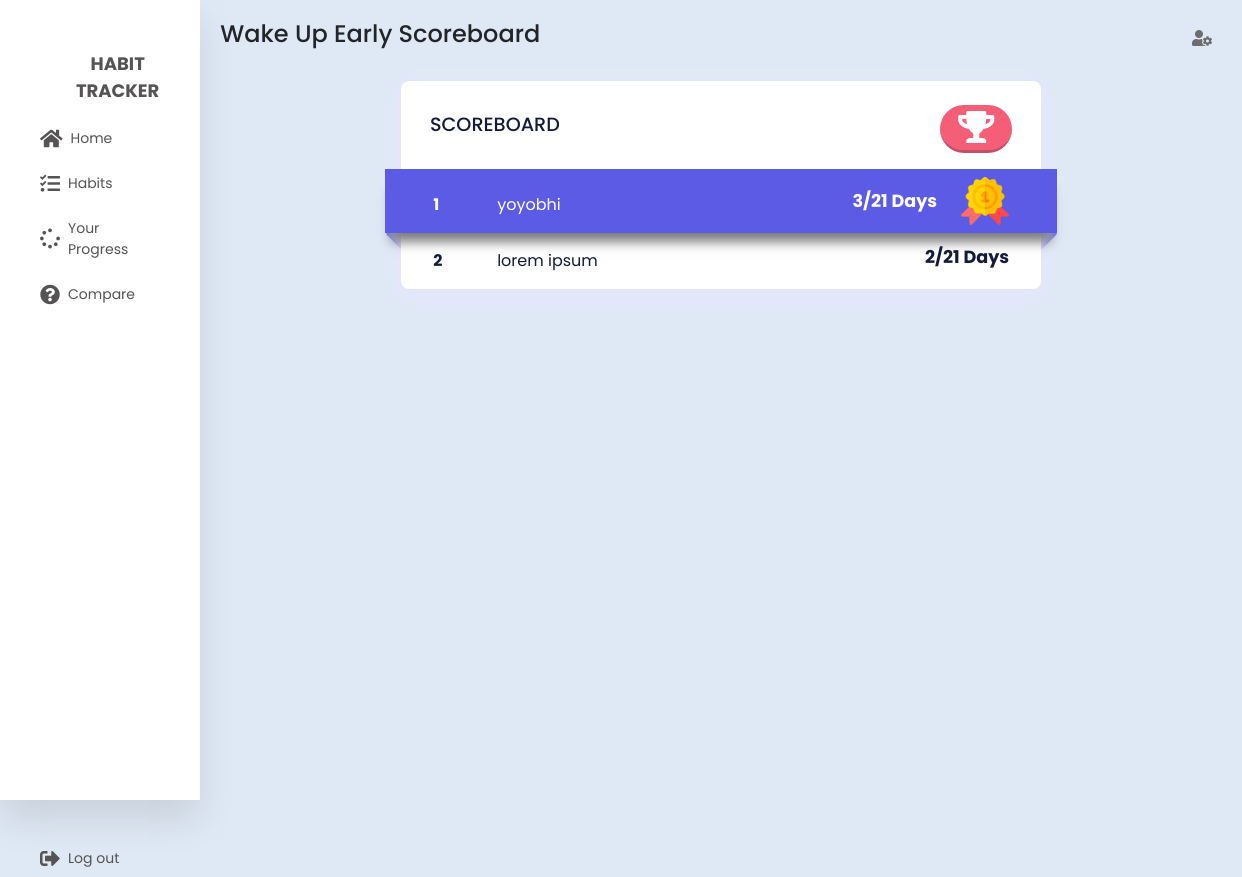
The page /compare/6 (signed in) on the database its author committed.
### tables this page shows
CREATE TABLE habits (
        id INTEGER PRIMARY KEY AUTOINCREMENT,
        title VARCHAR(250) NOT NULL,
        duration INTEGER NOT NULL,
        user_id INTEGER NOT NULL,
        created_at TIMESTAMP DEFAULT CURRENT_TIMESTAMP,
        updated_at TIMESTAMP,
        FOREIGN KEY (user_id) REFERENCES users(id)
    );

CREATE TABLE users (
    id INTEGER PRIMARY KEY AUTOINCREMENT,
    created TIMESTAMP NOT NULL DEFAULT CURRENT_TIMESTAMP,
    name VARCHAR(250) NOT NULL,
    email VARCHAR(250) NOT NULL,
    pass VARCHAR(250) NOT NULL
);

CREATE TABLE day_progress (
        id INTEGER PRIMARY KEY AUTOINCREMENT,
        completed_days INTEGER NOT NULL DEFAULT 0,
        user_id INTEGER NOT NULL,
        habit_id INTEGER NOT NULL,
        created_at TIMESTAMP DEFAULT CURRENT_TIMESTAMP,
        updated_at TIMESTAMP,
        FOREIGN KEY (user_id) REFERENCES users(id),
        FOREIGN KEY (habit_id) REFERENCES habits(id)
    );

### server.py (the view)
@app.route("/compare/<int:habit_id>")
def compare_de(habit_id):
	if not is_logged_in():
		return redirect(url_for("loginPage"))
	habit = get_habit_by_id(habit_id)
	users = get_day_progress_by_habit_id(habit_id)
	return render_template('compare_details.html', habit=habit, users=users);

### dbconnection.py (called while the page is built)
def get_db_connection():
    conn = sqlite3.connect('database.db')
    conn.row_factory = sqlite3.Row
    return conn

### server.py (called while the page is built)
def is_logged_in():
	if not session.get("user_id"):
		return False
	else:
		return True

### services/habits.py (called while the page is built)
def get_habit_by_id(id=0):
    conn = dbconnection()
    habit = conn.execute("SELECT * FROM habits WHERE id = ?",(id,)).fetchone()
    conn.close()
    return habit

def get_day_progress_by_habit_id(habit_id=0):
    conn = dbconnection()
    habits = conn.execute("select day_progress.*, users.email, users.name from day_progress inner join users on day_progress.user_id=users.id where day_progress.habit_id=? order by day_progress.completed_days desc",(habit_id,)).fetchall()
    conn.commit()
    conn.close()
    return habits

### templates/compare_details.html
{% with title='Habits - Details | Habit Tracker' %} {% include "header.html" %}
{% endwith %}
<link rel="stylesheet" href="/static/css/compare_details.css" />
<section class="main">
	<div class="main-top">
		<h1>{{habit['title']}} Scoreboard</h1>
		<i class="fas fa-user-cog"></i>
	</div>
	<div class="maincontainer">
		<main>
			<div id="header">
				<h1>Scoreboard</h1>
				<button class="share">
					<i class="fas fa-trophy"></i>
				</button>
			</div>
			<div id="leaderboard">
				<div class="ribbon"></div>
				<table>
					{% block list %}
					{% for i in range(users|length) %}
					<tr>
						<td class="number">{{i+1}}</td>
						<td class="name">{{users[i]['name']}}</td>
						<td class="points">
							{{users[i]['completed_days']}}/{{habit['duration']}} Days
							{% if i== 0 %}
								<img class="gold-medal"
											src="/static/img/gold-medal.png"
											alt="gold medal" />
							{% endif %}
						</td>
					</tr>
					{% endfor %} {% endblock %}
				</table>
			</div>
		</main>
	</div>
</section>
{% include 'footer.html' %}

### static/css/sidebar.css (style rules this page uses)
:root { --bs-blue: #0d6efd; --bs-indigo: #6610f2; --bs-purple: #6f42c1; --bs-pink: #d63384; --bs-red: #dc3545; --bs-orange: #fd7e14; --bs-yellow: #ffc107; --bs-green: #198754; --bs-teal: #20c997; --bs-cyan: #0dcaf0; --bs-white: #fff; --bs-gray: #6c757d; --bs-gray-dark: #343a40; --bs-primary: #0d6efd; --bs-secondary: #6c757d; --bs-success: #198754; --bs-info: #0dcaf0; --bs-warning: #ffc107; --bs-danger: #dc3545; --bs-light: #f8f9fa; --bs-dark: #212529; --bs-font-sans-serif: system-ui, -apple-system, "Segoe UI", Roboto, "Helvetica Neue", Arial, "Noto Sans", "Liberation Sans", sans-serif, "Apple Color Emoji", "Segoe UI Emoji", "Segoe UI Symbol", "Noto Color Emoji"; --bs-font-monospace: SFMono-Regular, Menlo, Monaco, Consolas, "Liberation Mono", "Courier New", monospace; --bs-gradient: linear-gradient(180deg, rgba(255, 255, 255, 0.15), rgba(255, 255, 255, 0)); }
* { margin: 0; padding: 0; outline: none; border: none; text-decoration: none; box-sizing: border-box; font-family: "Poppins", sans-serif; }
body { background: #dfe9f5; padding: 0; margin: 0; font: 1rem/1.5 var(--bs-font-sans-serif); max-width: 100vw; overflow-x: hidden; }
.main { padding: 20px; flex: 1; }

### static/css/dashboard.css (style rules this page uses)
.main-top { display: flex; width: 100%; }
.main-top h1 { font-size: 1.5rem; }
.main-top i { position: absolute; right: 0; margin: 10px 30px; color: rgb(110, 109, 109); cursor: pointer; }

### static/css/tasks.css (style rules this page uses)
button i { padding: 0.3rem; }

### static/css/compare_details.css (style rules this page uses)
.maincontainer { width: 100%; min-height: 100vh; display: flex; justify-content: center; }
main { margin-top: 1.5rem; width: 40rem; height: fit-content; background-color: #ffffff; -webkit-box-shadow: 0px 5px 15px 8px #e4e7fb; box-shadow: 0px 5px 15px 8px #e4e7fb; display: flex; flex-direction: column; align-items: center; border-radius: 0.5rem; }
#header { width: 100%; display: flex; align-items: center; justify-content: space-between; padding: 1.5rem 1.8rem; }
.share { width: 4.5rem; height: 3rem; background-color: #f55e77; border: 0; border-bottom: 0.2rem solid #c0506a; border-radius: 2rem; cursor: pointer; }
.share i { color: #fff; font-size: 2rem; }
#header h1 { font-size: 1.2rem; color: #141a39; text-transform: uppercase; cursor: default; }
#leaderboard { width: 100%; position: relative; }
table { width: 100%; border-collapse: collapse; table-layout: fixed; color: #141a39; cursor: default; }
tr { transition: all 0.2s ease-in-out; border-radius: 0.2rem; }
tr:nth-child(odd) { background-color: #f9f9f9; }
tr:nth-child(1) { color: #fff; }
td { height: 3rem; font-size: 0.5rem; padding: 1rem 2rem; position: relative; }
.number { width: 1rem; font-size: 1rem; font-weight: bold; text-align: left; }
.name { text-align: left; font-size: 1rem; }
.points { font-weight: bold; font-size: 1.1rem; display: flex; justify-content: flex-end; align-items: center; }
.gold-medal { height: 3rem; margin-left: 1.5rem; }
.ribbon { width: 42rem; height: 4rem; top: -0.5rem; background-color: #5c5be5; position: absolute; left: -1rem; -webkit-box-shadow: 0px 15px 11px -6px #7a7a7d; box-shadow: 0px 15px 11px -6px #7a7a7d; }
.ribbon::before { content: ""; height: 1.5rem; width: 1.5rem; bottom: -0.8rem; left: 0.35rem; transform: rotate(45deg); background-color: #5c5be5; position: absolute; z-index: -1; }
.ribbon::after { content: ""; height: 1.5rem; width: 1.5rem; bottom: -0.8rem; right: 0.35rem; transform: rotate(45deg); background-color: #5c5be5; position: absolute; z-index: -1; }

### rows shown on the page
habits: title "Wake Up Early", duration "21" "21"
users: name "yoyobhi"
day_progress: completed_days "3"
users: name "lorem ipsum"
day_progress: completed_days "2"

### other values the page prints
{{ i+1 }} "1" "2"
